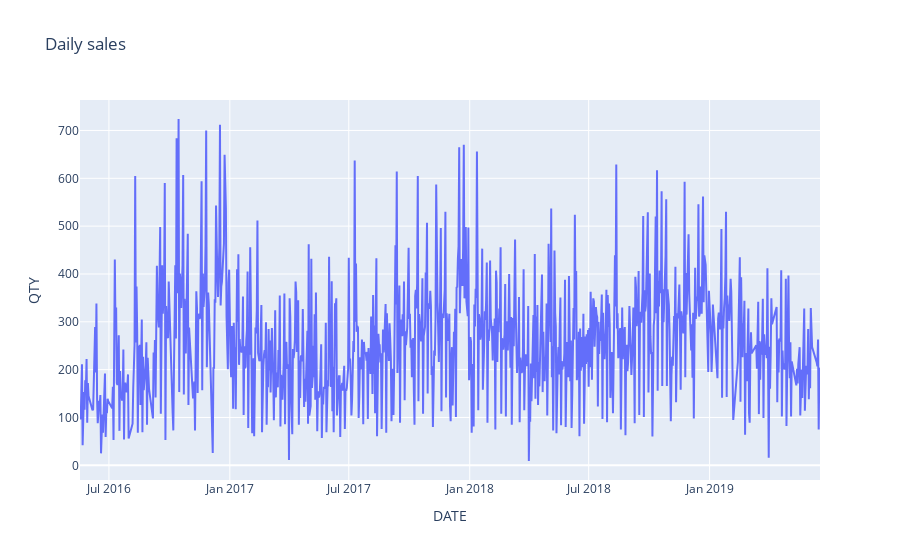

Write notebook code for a chart like this one.
### Code cell
daily_sales_sc = go.Scatter(x=daily_sales['DATE'], y=daily_sales['QTY'])
layout = go.Layout(title='Daily sales', xaxis=dict(title='DATE'), yaxis=dict(title='QTY'))
fig = go.Figure(data=[daily_sales_sc], layout=layout)
iplot(fig)

### Figure 1 — Plotly figure (JSON) as saved in the notebook; plotly's stock layout.template omitted (floating-point values rounded to 4 significant figures; data arrays with more than 128 entries replaced by an {"elided": "..."} marker saying what was removed)
{"data": [{"type": "scatter", "x": {"elided": "1044 str values"}, "y": {"elided": "1044 int values"}}], "layout": {"title": {"text": "Daily sales"}, "xaxis": {"title": {"text": "DATE"}}, "yaxis": {"title": {"text": "QTY"}}}}
